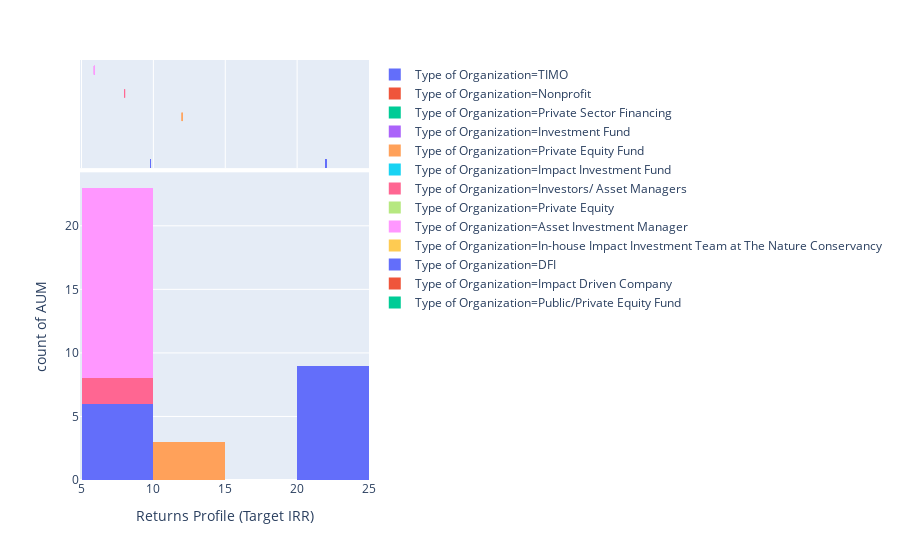

Write notebook code for a chart like this one.
### Code cell
fig = px.histogram(data, x="Returns Profile (Target IRR)", y="AUM", marginal="rug",color ="Type of Organization")
fig.show()

### Figure 1 — Plotly figure (JSON) as saved in the notebook; plotly's stock layout.template omitted (floating-point values rounded to 4 significant figures)
{"data": [{"hovertemplate": "Type of Organization=TIMO<br>Returns Profile (Target IRR)=%{x}<br>count of AUM=%{y}", "showlegend": true, "legendgroup": "Type of Organization=TIMO", "name": "Type of Organization=TIMO", "yaxis": "y", "y": [885, 885, 885, 300, 300, 300, 300, 300, 300, 300, 300, 300, 2800, 2800, 2800, 2800, 2800, 2800, 2800, 381, 381, 381, 381, 381, 381, 3000, 3000, 3000, 3000, 3000, 3000, 3000, 3000], "marker": {"color": "#636efa"}, "hoverlabel": {"namelength": 0}, "offsetgroup": "Type of Organization=TIMO", "xaxis": "x", "bingroup": "x", "x": ["5-9.9%", "5-9.9%", "5-9.9%", "22%", "22%", "22%", "22%", "22%", "22%", "22%", "22%", "22%", "7-18%", "7-18%", "7-18%", "7-18%", "7-18%", "7-18%", "7-18%", "9.80%", "9.80%", "9.80%", "9.80%", "9.80%", "9.80%", "9-10%", "9-10%", "9-10%", "9-10%", "9-10%", "9-10%", "9-10%", "9-10%"], "alignmentgroup": "True", "type": "histogram", "orientation": "v"}, {"hovertemplate": "Type of Organization=TIMO<br>Returns Profile (Target IRR)=%{x}", "showlegend": false, "legendgroup": "Type of Organization=TIMO", "jitter": 0, "name": "Type of Organization=TIMO", "yaxis": "y2", "offsetgroup": "Type of Organization=TIMO", "hoverlabel": {"namelength": 0}, "fillcolor": "rgba(255,255,255,0)", "xaxis": "x2", "marker": {"color": "#636efa", "symbol": "line-ns-open"}, "x": ["5-9.9%", "5-9.9%", "5-9.9%", "22%", "22%", "22%", "22%", "22%", "22%", "22%", "22%", "22%", "7-18%", "7-18%", "7-18%", "7-18%", "7-18%", "7-18%", "7-18%", "9.80%", "9.80%", "9.80%", "9.80%", "9.80%", "9.80%", "9-10%", "9-10%", "9-10%", "9-10%", "9-10%", "9-10%", "9-10%", "9-10%"], "alignmentgroup": "True", "type": "box", "line": {"color": "rgba(255,255,255,0)"}, "hoveron": "points", "boxpoints": "all"}, {"hovertemplate": "Type of Organization=Nonprofit<br>Returns Profile (Target IRR)=%{x}<br>count of AUM=%{y}", "showlegend": true, "legendgroup": "Type of Organization=Nonprofit", "name": "Type of Organization=Nonprofit", "yaxis": "y", "y": [150], "marker": {"color": "#EF553B"}, "hoverlabel": {"namelength": 0}, "offsetgroup": "Type of Organization=Nonprofit", "xaxis": "x", "bingroup": "x", "x": ["10-14.9%"], "alignmentgroup": "True", "type": "histogram", "orientation": "v"}, {"hovertemplate": "Type of Organization=Nonprofit<br>Returns Profile (Target IRR)=%{x}", "showlegend": false, "legendgroup": "Type of Organization=Nonprofit", "jitter": 0, "name": "Type of Organization=Nonprofit", "yaxis": "y2", "offsetgroup": "Type of Organization=Nonprofit", "hoverlabel": {"namelength": 0}, "fillcolor": "rgba(255,255,255,0)", "xaxis": "x2", "marker": {"color": "#EF553B", "symbol": "line-ns-open"}, "x": ["10-14.9%"], "alignmentgroup": "True", "type": "box", "line": {"color": "rgba(255,255,255,0)"}, "hoveron": "points", "boxpoints": "all"}, {"hovertemplate": "Type of Organization=Private Sector Financing<br>Returns Profile (Target IRR)=%{x}<br>count of AUM=%{y}", "showlegend": true, "legendgroup": "Type of Organization=Private Sector Financing", "name": "Type of Organization=Private Sector Financing", "yaxis": "y", "y": [1000, 1000], "marker": {"color": "#00cc96"}, "hoverlabel": {"namelength": 0}, "offsetgroup": "Type of Organization=Private Sector Financing", "xaxis": "x", "bingroup": "x", "x": ["10-20%", "10-20%"], "alignmentgroup": "True", "type": "histogram", "orientation": "v"}, {"hovertemplate": "Type of Organization=Private Sector Financing<br>Returns Profile (Target IRR)=%{x}", "showlegend": false, "legendgroup": "Type of Organization=Private Sector Financing", "jitter": 0, "name": "Type of Organization=Private Sector Financing", "yaxis": "y2", "offsetgroup": "Type of Organization=Private Sector Financing", "hoverlabel": {"namelength": 0}, "fillcolor": "rgba(255,255,255,0)", "xaxis": "x2", "marker": {"color": "#00cc96", "symbol": "line-ns-open"}, "x": ["10-20%", "10-20%"], "alignmentgroup": "True", "type": "box", "line": {"color": "rgba(255,255,255,0)"}, "hoveron": "points", "boxpoints": "all"}, {"hovertemplate": "Type of Organization=Investment Fund<br>Returns Profile (Target IRR)=%{x}<br>count of AUM=%{y}", "showlegend": true, "legendgroup": "Type of Organization=Investment Fund", "name": "Type of Organization=Investment Fund", "yaxis": "y", "y": [60], "marker": {"color": "#ab63fa"}, "hoverlabel": {"namelength": 0}, "offsetgroup": "Type of Organization=Investment Fund", "xaxis": "x", "bingroup": "x", "x": [">10%"], "alignmentgroup": "True", "type": "histogram", "orientation": "v"}, {"hovertemplate": "Type of Organization=Investment Fund<br>Returns Profile (Target IRR)=%{x}", "showlegend": false, "legendgroup": "Type of Organization=Investment Fund", "jitter": 0, "name": "Type of Organization=Investment Fund", "yaxis": "y2", "offsetgroup": "Type of Organization=Investment Fund", "hoverlabel": {"namelength": 0}, "fillcolor": "rgba(255,255,255,0)", "xaxis": "x2", "marker": {"color": "#ab63fa", "symbol": "line-ns-open"}, "x": [">10%"], "alignmentgroup": "True", "type": "box", "line": {"color": "rgba(255,255,255,0)"}, "hoveron": "points", "boxpoints": "all"}, {"hovertemplate": "Type of Organization=Private Equity Fund<br>Returns Profile (Target IRR)=%{x}<br>count of AUM=%{y}", "showlegend": true, "legendgroup": "Type of Organization=Private Equity Fund", "name": "Type of Organization=Private Equity Fund", "yaxis": "y", "y": [10000, 60.2, 60.2, 60.2], "marker": {"color": "#FFA15A"}, "hoverlabel": {"namelength": 0}, "offsetgroup": "Type of Organization=Private Equity Fund", "xaxis": "x", "bingroup": "x", "x": ["18-22%", "12%", "12%", "12%"], "alignmentgroup": "True", "type": "histogram", "orientation": "v"}, {"hovertemplate": "Type of Organization=Private Equity Fund<br>Returns Profile (Target IRR)=%{x}", "showlegend": false, "legendgroup": "Type of Organization=Private Equity Fund", "jitter": 0, "name": "Type of Organization=Private Equity Fund", "yaxis": "y2", "offsetgroup": "Type of Organization=Private Equity Fund", "hoverlabel": {"namelength": 0}, "fillcolor": "rgba(255,255,255,0)", "xaxis": "x2", "marker": {"color": "#FFA15A", "symbol": "line-ns-open"}, "x": ["18-22%", "12%", "12%", "12%"], "alignmentgroup": "True", "type": "box", "line": {"color": "rgba(255,255,255,0)"}, "hoveron": "points", "boxpoints": "all"}, {"hovertemplate": "Type of Organization=Impact Investment Fund<br>Returns Profile (Target IRR)=%{x}<br>count of AUM=%{y}", "showlegend": true, "legendgroup": "Type of Organization=Impact Investment Fund", "name": "Type of Organization=Impact Investment Fund", "yaxis": "y", "y": [429.5, 429.5, 429.5], "marker": {"color": "#19d3f3"}, "hoverlabel": {"namelength": 0}, "offsetgroup": "Type of Organization=Impact Investment Fund", "xaxis": "x", "bingroup": "x", "x": ["5-9.9%, 10-14.9%", "5-9.9%, 10-14.9%", "5-9.9%, 10-14.9%"], "alignmentgroup": "True", "type": "histogram", "orientation": "v"}, {"hovertemplate": "Type of Organization=Impact Investment Fund<br>Returns Profile (Target IRR)=%{x}", "showlegend": false, "legendgroup": "Type of Organization=Impact Investment Fund", "jitter": 0, "name": "Type of Organization=Impact Investment Fund", "yaxis": "y2", "offsetgroup": "Type of Organization=Impact Investment Fund", "hoverlabel": {"namelength": 0}, "fillcolor": "rgba(255,255,255,0)", "xaxis": "x2", "marker": {"color": "#19d3f3", "symbol": "line-ns-open"}, "x": ["5-9.9%, 10-14.9%", "5-9.9%, 10-14.9%", "5-9.9%, 10-14.9%"], "alignmentgroup": "True", "type": "box", "line": {"color": "rgba(255,255,255,0)"}, "hoveron": "points", "boxpoints": "all"}, {"hovertemplate": "Type of Organization=Investors/ Asset Managers<br>Returns Profile (Target IRR)=%{x}<br>count of AUM=%{y}", "showlegend": true, "legendgroup": "Type of Organization=Investors/ Asset Managers", "name": "Type of Organization=Investors/ Asset Managers", "yaxis": "y", "y": [380, 380], "marker": {"color": "#FF6692"}, "hoverlabel": {"namelength": 0}, "offsetgroup": "Type of Organization=Investors/ Asset Managers", "xaxis": "x", "bingroup": "x", "x": ["8%", "8%"], "alignmentgroup": "True", "type": "histogram", "orientation": "v"}, {"hovertemplate": "Type of Organization=Investors/ Asset Managers<br>Returns Profile (Target IRR)=%{x}", "showlegend": false, "legendgroup": "Type of Organization=Investors/ Asset Managers", "jitter": 0, "name": "Type of Organization=Investors/ Asset Managers", "yaxis": "y2", "offsetgroup": "Type of Organization=Investors/ Asset Managers", "hoverlabel": {"namelength": 0}, "fillcolor": "rgba(255,255,255,0)", "xaxis": "x2", "marker": {"color": "#FF6692", "symbol": "line-ns-open"}, "x": ["8%", "8%"], "alignmentgroup": "True", "type": "box", "line": {"color": "rgba(255,255,255,0)"}, "hoveron": "points", "boxpoints": "all"}, {"hovertemplate": "Type of Organization=Private Equity<br>Returns Profile (Target IRR)=%{x}<br>count of AUM=%{y}", "showlegend": true, "legendgroup": "Type of Organization=Private Equity", "name": "Type of Organization=Private Equity", "yaxis": "y", "y": [242, 242, 242, 242, 242, 242, 242, 242, 242], "marker": {"color": "#B6E880"}, "hoverlabel": {"namelength": 0}, "offsetgroup": "Type of Organization=Private Equity", "xaxis": "x", "bingroup": "x", "x": ["<15%", "<15%", "<15%", "<15%", "<15%", "<15%", "<15%", "<15%", "<15%"], "alignmentgroup": "True", "type": "histogram", "orientation": "v"}, {"hovertemplate": "Type of Organization=Private Equity<br>Returns Profile (Target IRR)=%{x}", "showlegend": false, "legendgroup": "Type of Organization=Private Equity", "jitter": 0, "name": "Type of Organization=Private Equity", "yaxis": "y2", "offsetgroup": "Type of Organization=Private Equity", "hoverlabel": {"namelength": 0}, "fillcolor": "rgba(255,255,255,0)", "xaxis": "x2", "marker": {"color": "#B6E880", "symbol": "line-ns-open"}, "x": ["<15%", "<15%", "<15%", "<15%", "<15%", "<15%", "<15%", "<15%", "<15%"], "alignmentgroup": "True", "type": "box", "line": {"color": "rgba(255,255,255,0)"}, "hoveron": "points", "boxpoints": "all"}, {"hovertemplate": "Type of Organization=Asset Investment Manager<br>Returns Profile (Target IRR)=%{x}<br>count of AUM=%{y}", "showlegend": true, "legendgroup": "Type of Organization=Asset Investment Manager", "name": "Type of Organization=Asset Investment Manager", "yaxis": "y", "y": [190, 190, 190, 190, 190, 190, 190, 190, 190, 190, 190, 190, 190, 190, 190], "marker": {"color": "#FF97FF"}, "hoverlabel": {"namelength": 0}, "offsetgroup": "Type of Organization=Asset Investment Manager", "xaxis": "x", "bingroup": "x", "x": ["5.90%", "5.90%", "5.90%", "5.90%", "5.90%", "5.90%", "5.90%", "5.90%", "5.90%", "5.90%", "5.90%", "5.90%", "5.90%", "5.90%", "5.90%"], "alignmentgroup": "True", "type": "histogram", "orientation": "v"}, {"hovertemplate": "Type of Organization=Asset Investment Manager<br>Returns Profile (Target IRR)=%{x}", "showlegend": false, "legendgroup": "Type of Organization=Asset Investment Manager", "jitter": 0, "name": "Type of Organization=Asset Investment Manager", "yaxis": "y2", "offsetgroup": "Type of Organization=Asset Investment Manager", "hoverlabel": {"namelength": 0}, "fillcolor": "rgba(255,255,255,0)", "xaxis": "x2", "marker": {"color": "#FF97FF", "symbol": "line-ns-open"}, "x": ["5.90%", "5.90%", "5.90%", "5.90%", "5.90%", "5.90%", "5.90%", "5.90%", "5.90%", "5.90%", "5.90%", "5.90%", "5.90%", "5.90%", "5.90%"], "alignmentgroup": "True", "type": "box", "line": {"color": "rgba(255,255,255,0)"}, "hoveron": "points", "boxpoints": "all"}, {"hovertemplate": "Type of Organization=In-house Impact Investment Team at The Nature Conservancy<br>Returns Profile (Target IRR)=%{x}<br>count of AUM=%{y}", "showlegend": true, "legendgroup": "Type of Organization=In-house Impact Investment Team at The Nature Conservancy", "name": "Type of Organization=In-house Impact Investment Team at The Nature Conservancy", "yaxis": "y", "y": [130], "marker": {"color": "#FECB52"}, "hoverlabel": {"namelength": 0}, "offsetgroup": "Type of Organization=In-house Impact Investment Team at The Nature Conservancy", "xaxis": "x", "bingroup": "x", "x": ["5-9%"], "alignmentgroup": "True", "type": "histogram", "orientation": "v"}, {"hovertemplate": "Type of Organization=In-house Impact Investment Team at The Nature Conservancy<br>Returns Profile (Target IRR)=%{x}", "showlegend": false, "legendgroup": "Type of Organization=In-house Impact Investment Team at The Nature Conservancy", "jitter": 0, "name": "Type of Organization=In-house Impact Investment Team at The Nature Conservancy", "yaxis": "y2", "offsetgroup": "Type of Organization=In-house Impact Investment Team at The Nature Conservancy", "hoverlabel": {"namelength": 0}, "fillcolor": "rgba(255,255,255,0)", "xaxis": "x2", "marker": {"color": "#FECB52", "symbol": "line-ns-open"}, "x": ["5-9%"], "alignmentgroup": "True", "type": "box", "line": {"color": "rgba(255,255,255,0)"}, "hoveron": "points", "boxpoints": "all"}, {"hovertemplate": "Type of Organization=DFI<br>Returns Profile (Target IRR)=%{x}<br>count of AUM=%{y}", "showlegend": true, "legendgroup": "Type of Organization=DFI", "name": "Type of Organization=DFI", "yaxis": "y", "y": [54, 54], "marker": {"color": "#636efa"}, "hoverlabel": {"namelength": 0}, "offsetgroup": "Type of Organization=DFI", "xaxis": "x", "bingroup": "x", "x": [">10%", ">10%"], "alignmentgroup": "True", "type": "histogram", "orientation": "v"}, {"hovertemplate": "Type of Organization=DFI<br>Returns Profile (Target IRR)=%{x}", "showlegend": false, "legendgroup": "Type of Organization=DFI", "jitter": 0, "name": "Type of Organization=DFI", "yaxis": "y2", "offsetgroup": "Type of Organization=DFI", "hoverlabel": {"namelength": 0}, "fillcolor": "rgba(255,255,255,0)", "xaxis": "x2", "marker": {"color": "#636efa", "symbol": "line-ns-open"}, "x": [">10%", ">10%"], "alignmentgroup": "True", "type": "box", "line": {"color": "rgba(255,255,255,0)"}, "hoveron": "points", "boxpoints": "all"}, {"hovertemplate": "Type of Organization=Impact Driven Company<br>Returns Profile (Target IRR)=%{x}<br>count of AUM=%{y}", "showlegend": true, "legendgroup": "Type of Organization=Impact Driven Company", "name": "Type of Organization=Impact Driven Company", "yaxis": "y", "y": [75, 75, 75], "marker": {"color": "#EF553B"}, "hoverlabel": {"namelength": 0}, "offsetgroup": "Type of Organization=Impact Driven Company", "xaxis": "x", "bingroup": "x", "x": ["10-14.9%", "10-14.9%", "10-14.9%"], "alignmentgroup": "True", "type": "histogram", "orientation": "v"}, {"hovertemplate": "Type of Organization=Impact Driven Company<br>Returns Profile (Target IRR)=%{x}", "showlegend": false, "legendgroup": "Type of Organization=Impact Driven Company", "jitter": 0, "name": "Type of Organization=Impact Driven Company", "yaxis": "y2", "offsetgroup": "Type of Organization=Impact Driven Company", "hoverlabel": {"namelength": 0}, "fillcolor": "rgba(255,255,255,0)", "xaxis": "x2", "marker": {"color": "#EF553B", "symbol": "line-ns-open"}, "x": ["10-14.9%", "10-14.9%", "10-14.9%"], "alignmentgroup": "True", "type": "box", "line": {"color": "rgba(255,255,255,0)"}, "hoveron": "points", "boxpoints": "all"}, {"hovertemplate": "Type of Organization=Public/Private Equity Fund<br>Returns Profile (Target IRR)=%{x}<br>count of AUM=%{y}", "showlegend": true, "legendgroup": "Type of Organization=Public/Private Equity Fund", "name": "Type of Organization=Public/Private Equity Fund", "yaxis": "y", "y": [481, 481, 481, 481, 481, 481, 481, 481], "marker": {"color": "#00cc96"}, "hoverlabel": {"namelength": 0}, "offsetgroup": "Type of Organization=Public/Private Equity Fund", "xaxis": "x", "bingroup": "x", "x": ["USD 35 per USD 1", "USD 35 per USD 1", "USD 35 per USD 1", "USD 35 per USD 1", "USD 35 per USD 1", "USD 35 per USD 1", "USD 35 per USD 1", "USD 35 per USD 1"], "alignmentgroup": "True", "type": "histogram", "orientation": "v"}, {"hovertemplate": "Type of Organization=Public/Private Equity Fund<br>Returns Profile (Target IRR)=%{x}", "showlegend": false, "legendgroup": "Type of Organization=Public/Private Equity Fund", "jitter": 0, "name": "Type of Organization=Public/Private Equity Fund", "yaxis": "y2", "offsetgroup": "Type of Organization=Public/Private Equity Fund", "hoverlabel": {"namelength": 0}, "fillcolor": "rgba(255,255,255,0)", "xaxis": "x2", "marker": {"color": "#00cc96", "symbol": "line-ns-open"}, "x": ["USD 35 per USD 1", "USD 35 per USD 1", "USD 35 per USD 1", "USD 35 per USD 1", "USD 35 per USD 1", "USD 35 per USD 1", "USD 35 per USD 1", "USD 35 per USD 1"], "alignmentgroup": "True", "type": "box", "line": {"color": "rgba(255,255,255,0)"}, "hoveron": "points", "boxpoints": "all"}], "layout": {"xaxis": {"domain": [0, 1], "anchor": "y", "title": {"text": "Returns Profile (Target IRR)"}}, "yaxis": {"domain": [0, 0.7326], "anchor": "x", "title": {"text": "count of AUM"}}, "xaxis2": {"matches": "x", "domain": [0, 1], "showticklabels": false, "anchor": "y2", "showgrid": true}, "barmode": "relative", "yaxis2": {"domain": [0.7426, 1], "showticklabels": false, "matches": "y2", "ticks": "", "showgrid": false, "showline": false, "anchor": "x2"}, "margin": {"t": 60}, "legend": {"tracegroupgap": 0}}}
